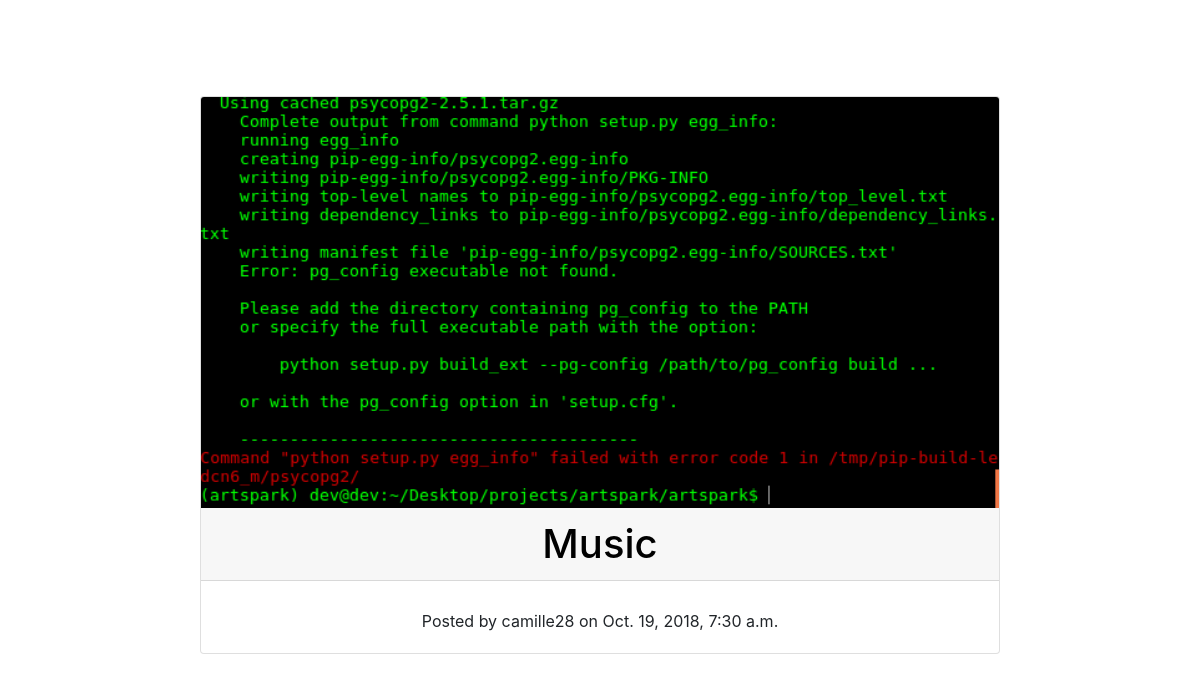
The page /category_page/music/ (signed in) on the database its author committed.
### mainblog/models.py (models this page shows, shortened)
class Post(models.Model):
    title = models.CharField(max_length=50)
    author = models.ForeignKey(User, on_delete=models.CASCADE)
    date_added = models.DateTimeField(auto_now_add=True)
    date_mod = models.DateTimeField(null=True)
    text = models.TextField(null=True)
    is_archived = models.BooleanField(default=False)
    cover_image = models.ImageField(upload_to='cover_images/')
    draft = models.BooleanField(default=False)
    category = models.ForeignKey("Category", on_delete=models.CASCADE)
    tag = models.ManyToManyField(Tag)

### mainblog/views.py (the view)
# urls.py: path('category_page/<slug:slug>/', views.category_page, name='category_page'),
@login_required
def category_page(request, slug):
    get_category = get_object_or_404(Category, slug=slug)
    posts = Post.objects.filter(category=get_category)
    return render(request, 'category_post.html', {'get_category': get_category,'posts': posts})

### templates/category_post.html (shortened to what this page needs)
{% extends 'base.html' %}
{% block content %}
<center>
    <div class="card" style="width: 50rem; margin-top: 8%;">
        {% for post in posts %}
        <img class="card-img-top" src = "{{ post.cover_image.url }}">
        <h1 class="card-header"> <a style="text-decoration: none; color:black;" href="{% url 'blog_post' post.id %}">{{ post.title }}</a> </h1>
            <div class="card-body">
                    <p class="card-text">Posted by  {{ post.author }} on  {{ post.date_added}} </p>
             </div>
        {% endfor %}
        </div>
</center>
{% endblock %}

### rows shown on the page
Post: cover_image (picture), title "Music", author "camille28", date_added "Oct. 19, 2018, 7:30 a.m."
